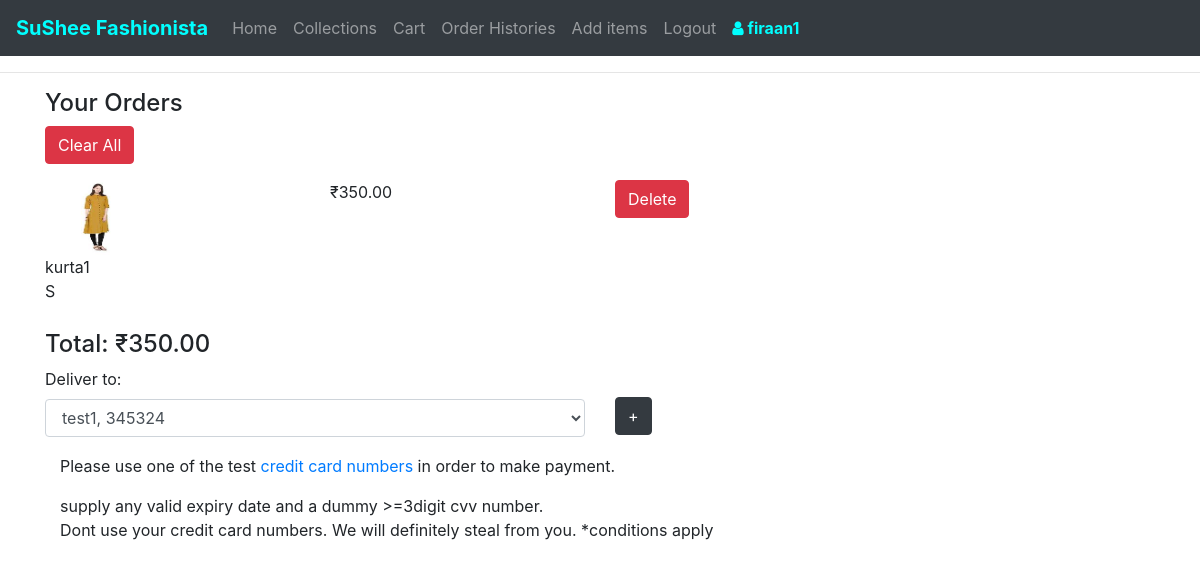
Page /cart (signed in) on the earlier database version.
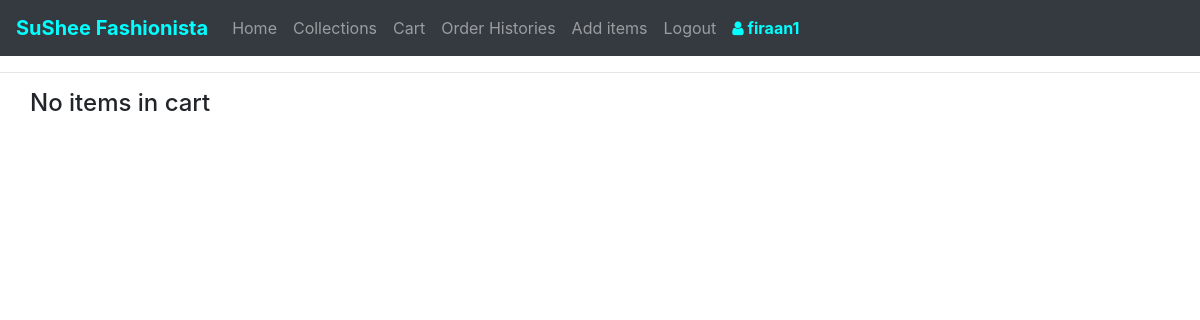
Same page on the later database version.
### shopping/models.py (models this page shows)
class KurtaRate(models.Model):
    dresstype = models.CharField(max_length = 25, default="kurta", editable = False)
    name = models.CharField(max_length = 100)
    model = models.CharField(max_length = 25)
    image = models.ManyToManyField(Document, related_name = "kurta_image")
    size = models.ManyToManyField(KurtaSize, related_name = "kurta_size")
    price = models.DecimalField(max_digits = 7, decimal_places = 2)
    def __str__(self):
        return f"{self.name} cost {rupees}{self.price}"

class Document(models.Model):
    document = models.FileField(upload_to='documents/%Y/%m/%d')
    color = models.ForeignKey(Color, on_delete = models.SET_NULL, null = True, related_name = "dress_color")
    datetime = models.DateTimeField(auto_now_add=True)

class KurtaSize(models.Model):
    size = models.CharField(max_length = 4, unique = True)
    tofitbust = models.DecimalField(max_digits = 5, decimal_places = 1, validators=[MinValueValidator(1), MaxValueValidator(100)])
    frontlength = models.DecimalField(max_digits = 5, decimal_places = 1, validators=[MinValueValidator(1), MaxValueValidator(100)])
    tofitwaist = models.DecimalField(max_digits = 5, decimal_places = 1, validators=[MinValueValidator(1), MaxValueValidator(100)])
    tofithip = models.DecimalField(max_digits = 5, decimal_places = 1, validators=[MinValueValidator(1), MaxValueValidator(100)])
    def __str__(self):
        return f"{self.size}"

### shopping/views.py (the view, shortened to what this page needs)
# urls.py: path("cart", views.cart, name="cart"),
@login_required(login_url='/login')
def cart(request):
    userorders = DressOrder.objects.filter(user = request.user, paid = False).order_by('-pk')
    userorder_list = []
    total_cost = 0
    for userorder in userorders:
        try:
            order = rate_dict[userorder.dresstype]['rate'].objects.get(pk = userorder.dresspk)
            size = rate_dict[userorder.dresstype]['size'].objects.get(pk = userorder.sizepk)
            orderpk = userorder.pk
        except:
            continue
        userorder_list.append((order, size, orderpk))
        total_cost += order.price
    context = {
        "deliveryaddress" : DeliveryAddress.objects.filter(user = request.user).order_by('-pk'),
        "total_cost" : total_cost,
        "currency" : rupees,
        "userorder_list" : userorder_list
    }
    return render(request, "shopping/cart.html", context)

### shopping/models.py (called while the page is built)
    def __str__(self):
        return f"{self.address}, {self.phone_number}"

### shopping/templates/shopping/cart.html (shortened to what this page needs)
{% extends "shopping/layout.html" %}
{% block body %}
<hr>
<div class="container">
  {% if userorder_list %}
  <h4>Your Orders</h4>
    <form method="post">
      <div class="form-group">
        <button type="submit" class="btn btn-danger">Clear All</button>
      </div>
    </form>
  {% endif %}
  <div class="row">
  {% for userorder, size, orderpk in userorder_list %}
    <div class="cart_dress_image col-sm-3">
      <a href="{% url 'dressitem' userorder.dresstype userorder.pk %}">
        <img src="{{userorder.image.first.document.url}}" alt="{{userorder.image.first}}" width="40%" height="50%"/></a>
      <div class="cart_dress_name">
        {{userorder.name}}
      </div>
      <div class="cart_dress_size">
        {{size}}
      </div>
    </div>
    <div class="cart_dress_price col-sm-3">
      {{currency}}{{userorder.price}}
    </div>
    <form method="post" class="col-sm-4">
      <button type="submit" class="btn btn-danger">Delete</button>
    </form>
  {% empty %}
    <h4>No items in cart</h4>
  {% endfor %}
  {% if userorder_list %}
  <div class="col-sm-3">
    <h4>Total: {{currency}}{{total_cost}}<h4>
  </div>
  {% endif %}
</div>
{% if userorder_list %}
  <div class="row">
    <div class="form-group col-sm-6">
      <label for="delivery_address">Deliver to:</label>
      <select class="form-control" id="delivery_address">
        {% for d in deliveryaddress %}
          {% if d == deliveryaddress.0 %}
            <option value="{{d.pk}}" selected>{{d}}</option>
          {% else %}
            <option value="{{d.pk}}">{{d}}</option>
          {% endif %}
        {% endfor %}
      </select>
    </div>
    <div class="form-group col-sm-6" style="margin-top:30px;">
      <button type="button" class="btn btn-dark" id="add_new_address">+</button>
    </div>
    <div class="col-sm-6">
    </div>
  </div>
  <div id="dmake_payment">
    <div class="container">
      <p>Please use one of the test <a href="https://stripe.com/docs/testing#cards">credit card numbers</a> in order to make payment.</p>
      supply any valid expiry date and a dummy >=3digit cvv number.
      <p>Dont use your credit card numbers. We will definitely steal from you.
      *conditions apply</p>
    </div>
  </div>
  {% endif %}
</div>
{% endblock %}

Differences in the rows shown:
removed KurtaRate: image.first.document (picture), name "kurta1", size "S", currency "₹", price "350.00"
Other differences:
{{ currency }}: "₹" → (not shown)
{{ total_cost }}: "350.00" → (not shown)
form field value: "test1, 345324" → (not shown)
text no longer shown: "Your Orders Clear All Total: Deliver to: + Please use one of the test credit card numbers in order to make payment. supply any valid expiry date and a dummy >=3digit cvv number. Dont use your credit card numbers. We will definitely steal from you. *conditions apply"
text now shown: "No items in cart"
